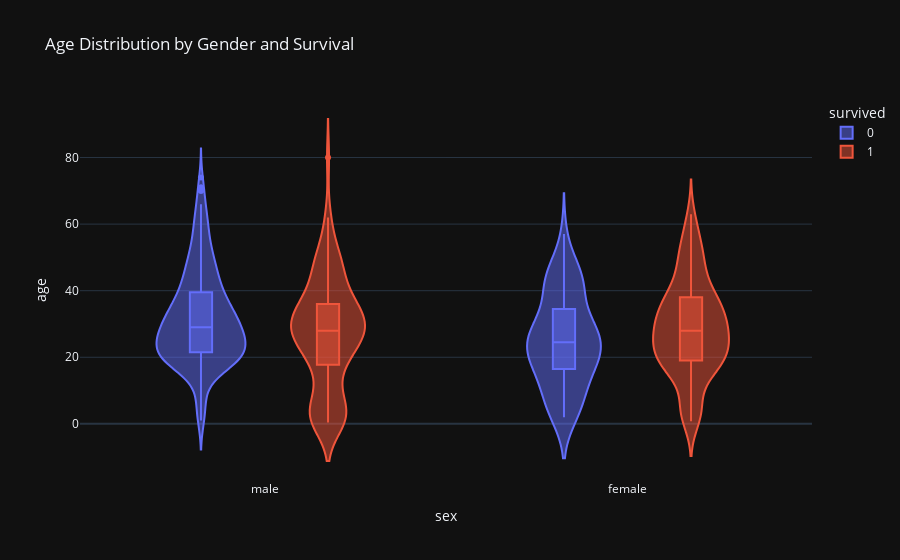

This figure's notebook cell:
### Code cell
px.violin(df, x='sex', y='age', color='survived', box=True,
          title='Age Distribution by Gender and Survival', template='plotly_dark')

### Figure 1 — Plotly figure (JSON) as saved in the notebook; plotly's stock layout.template omitted (floating-point values rounded to 4 significant figures; data arrays with more than 128 entries replaced by an {"elided": "..."} marker saying what was removed)
{"data": [{"alignmentgroup": "True", "box": {"visible": true}, "hovertemplate": "survived=0<br>sex=%{x}<br>age=%{y}<extra></extra>", "legendgroup": "0", "marker": {"color": "#636efa"}, "name": "0", "offsetgroup": "0", "orientation": "v", "scalegroup": "True", "showlegend": true, "type": "violin", "x": {"elided": "549 str values"}, "x0": " ", "xaxis": "x", "y": {"elided": "549 float values"}, "y0": " ", "yaxis": "y"}, {"alignmentgroup": "True", "box": {"visible": true}, "hovertemplate": "survived=1<br>sex=%{x}<br>age=%{y}<extra></extra>", "legendgroup": "1", "marker": {"color": "#EF553B"}, "name": "1", "offsetgroup": "1", "orientation": "v", "scalegroup": "True", "showlegend": true, "type": "violin", "x": {"elided": "342 str values"}, "x0": " ", "xaxis": "x", "y": {"elided": "342 float values"}, "y0": " ", "yaxis": "y"}], "layout": {"legend": {"title": {"text": "survived"}, "tracegroupgap": 0}, "title": {"text": "Age Distribution by Gender and Survival"}, "violinmode": "group", "xaxis": {"anchor": "y", "domain": [0, 1], "title": {"text": "sex"}}, "yaxis": {"anchor": "x", "domain": [0, 1], "title": {"text": "age"}}}}
